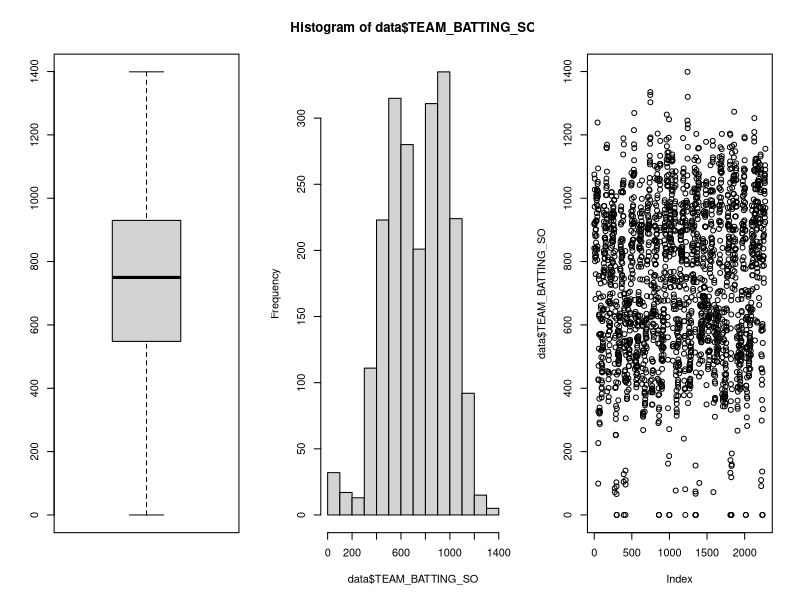
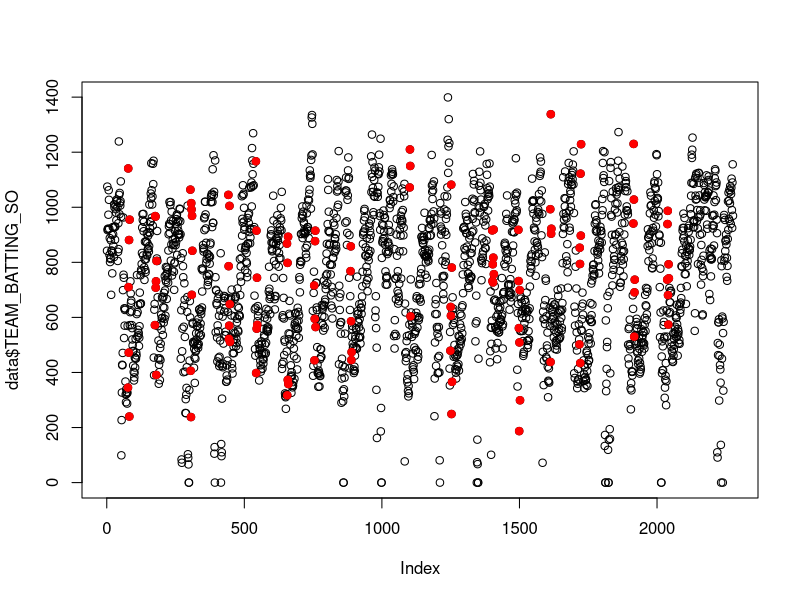
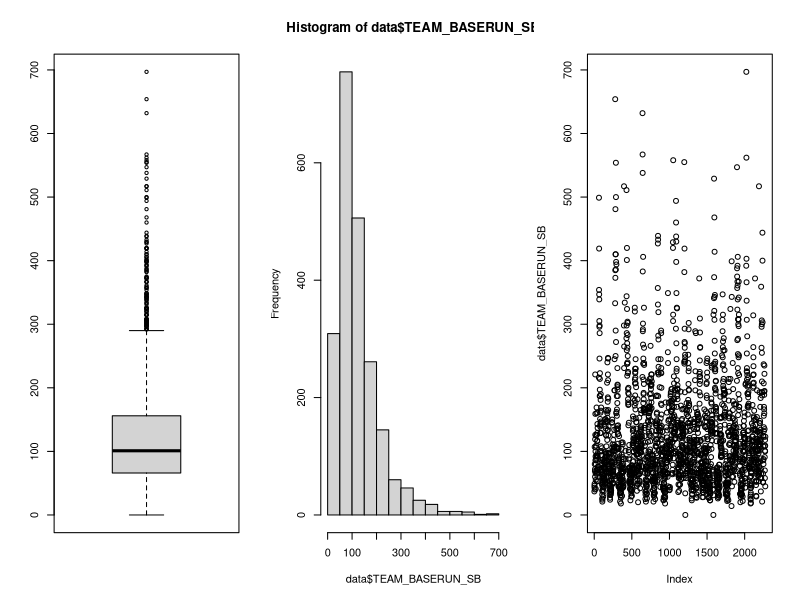
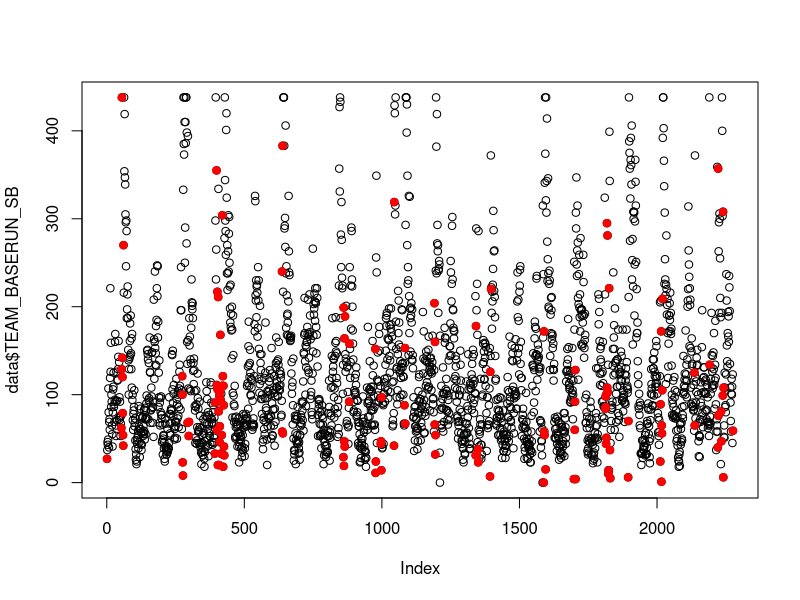
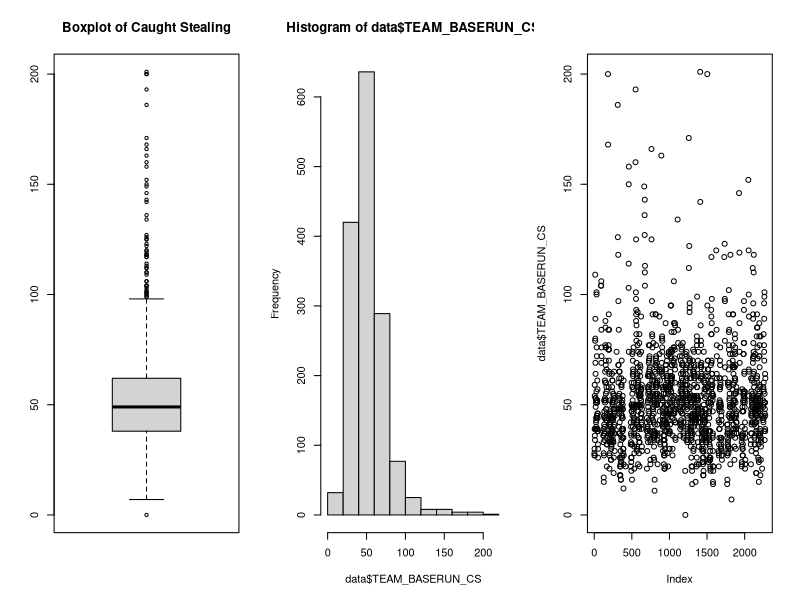
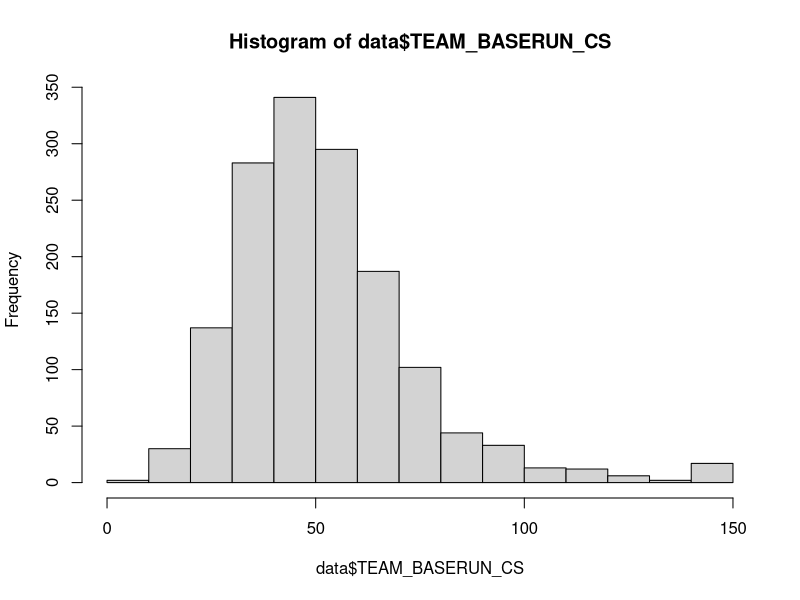
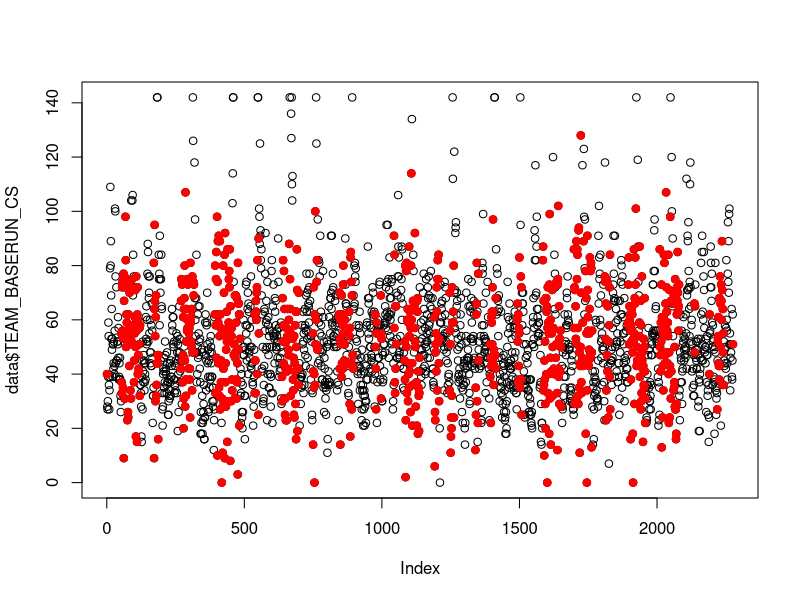
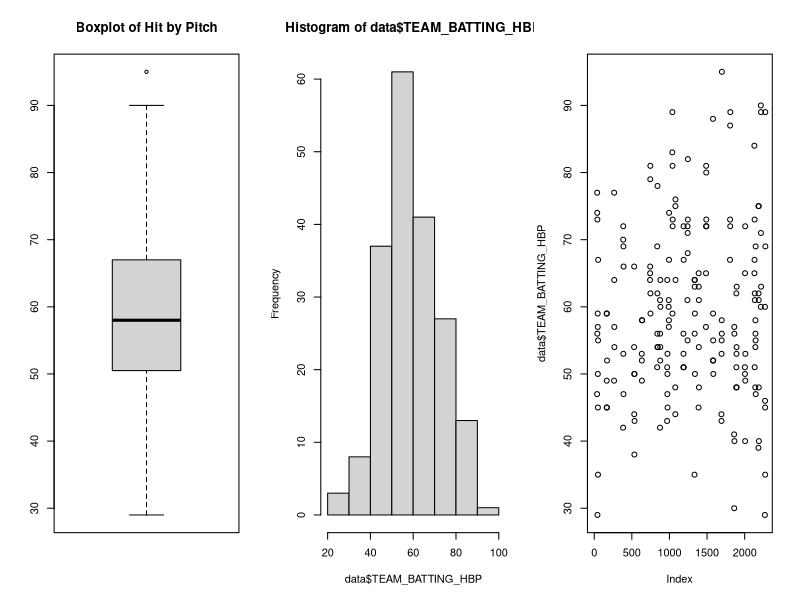

Here is the R script that generated these plots, in order:
# Title     : Module 1: Data Preparation
# Created by: Jason Merten
# Created on: 1/16/2021

setwd('C:/Users/jmert/Documents/W&M/BUAD5122/M1')
data <- read.csv('buad5122-m1-moneyball-data.csv')
data$INDEX <- as.factor(data$INDEX)
data[2:16] <- sapply(data[2:16],as.numeric)
row.names(data) <- data$INDEX
str(data)

# There are 6 columns with NA values
# BATTING_SO, BASERUN_SB, BASERUN_CS, BATTING_HBP, PITCHING_SO, and FIELDING_DP
summary(data)

# Batting Strikeouts; contains 102 NA values (4%)
par(mfrow=c(1,3))
boxplot(data$TEAM_BATTING_SO); hist(data$TEAM_BATTING_SO); plot(data$TEAM_BATTING_SO)
summary(data$TEAM_BATTING_SO)
# No extreme outliers, data looks to follow a normal distribution
data$flag_TEAM_BATTING_SO <- as.factor(ifelse(is.na(data$TEAM_BATTING_SO),1,0))
data$TEAM_BATTING_SO[is.na(data$TEAM_BATTING_SO)] <- as.integer(rnorm(length(data$TEAM_BATTING_SO[is.na(data$TEAM_BATTING_SO)]),mean(data$TEAM_BATTING_SO, na.rm=TRUE),sd(data$TEAM_BATTING_SO,na.rm=TRUE)))
par(mfrow=c(1,1))
plot(data$TEAM_BATTING_SO); points(x=data$INDEX[data$flag_TEAM_BATTING_SO == 1],y=data$TEAM_BATTING_SO[data$flag_TEAM_BATTING_SO == 1],pch=19,col='red')
summary(data$TEAM_BATTING_SO)  # no NA values

# Stolen Bases; contains 131 NA values (~6%)
par(mfrow=c(1,3))
boxplot(data$TEAM_BASERUN_SB); hist(data$TEAM_BASERUN_SB); plot(data$TEAM_BASERUN_SB)
summary(data$TEAM_BASERUN_SB)
# Large amount of outliers outside the 99th quantile (22)
table(data$TEAM_BASERUN_SB > quantile(data$TEAM_BASERUN_SB,.99,na.rm=TRUE))
outlier <- as.integer(quantile(data$TEAM_BASERUN_SB,.99,na.rm=TRUE))
# Based on the histogram, the data looks to fit a gamma distribution
data$flag_TEAM_BASERUN_SB <- as.factor(ifelse(is.na(data$TEAM_BASERUN_SB),1,0))
data$TEAM_BASERUN_SB[is.na(data$TEAM_BASERUN_SB)] <- as.integer(rgamma(length(data$TEAM_BASERUN_SB[is.na(data$TEAM_BASERUN_SB)]),1.25,.012))
# Handle outliers first and then determine the distribution
data$outlier_TEAM_BASERUN_SB <- as.factor(ifelse(data$TEAM_BASERUN_SB > outlier,1,0))
data$TEAM_BASERUN_SB[data$TEAM_BASERUN_SB > quantile(data$TEAM_BASERUN_SB,.99,na.rm=TRUE)] <- outlier
# Determine distribution
par(mfrow=c(1,1))
plot(data$TEAM_BASERUN_SB); points(x=data$INDEX[data$flag_TEAM_BASERUN_SB==1],y=data$TEAM_BASERUN_SB[data$flag_TEAM_BASERUN_SB == 1],pch=19,col='red')
summary(data$TEAM_BASERUN_SB)  # no NA values

# Caught Stealing
# Suggest removing this column, there are 772 missing values (33.9%)
par(mfrow=c(1,3))
boxplot(data$TEAM_BASERUN_CS, main='Boxplot of Caught Stealing'); hist(data$TEAM_BASERUN_CS); plot(data$TEAM_BASERUN_CS)
summary(data$TEAM_BASERUN_CS)
# Handle outliers first to understand the distribution
data$outlier_TEAM_BASERUN_CS <- as.factor(ifelse(data$TEAM_BASERUN_CS > quantile(data$TEAM_BASERUN_CS,.99,na.rm=TRUE),1,0))
data$outlier_TEAM_BASERUN_CS[is.na(data$outlier_TEAM_BASERUN_CS)==TRUE] <- 0  # replace any NA outlier variable as 0
data$TEAM_BASERUN_CS[data$TEAM_BASERUN_CS > quantile(data$TEAM_BASERUN_CS,.99,na.rm=TRUE)] <- as.integer(quantile(data$TEAM_BASERUN_CS,.99,na.rm=TRUE))
par(mfrow=c(1,1))
hist(data$TEAM_BASERUN_CS)
# Data looks to mostly follow a normal distribution with the exception of the transformed outliers
data$flag_TEAM_BASERUN_CS <- as.factor(ifelse(is.na(data$TEAM_BASERUN_CS),1,0))
data$TEAM_BASERUN_CS[is.na(data$TEAM_BASERUN_CS)] <- as.integer(rnorm(length(data$TEAM_BASERUN_CS[is.na(data$TEAM_BASERUN_CS)]), mean(data$TEAM_BASERUN_CS,na.rm=TRUE),sd(data$TEAM_BASERUN_CS,na.rm=TRUE)))
data$TEAM_BASERUN_CS <- ifelse(data$TEAM_BASERUN_CS < 0,0,data$TEAM_BASERUN_CS) # change any value less than 0 to 0
plot(data$TEAM_BASERUN_CS); points(x=data$INDEX[data$flag_TEAM_BASERUN_CS==1],y=data$TEAM_BASERUN_CS[data$flag_TEAM_BASERUN_CS==1],pch=19,col='red')
summary(data$TEAM_BASERUN_CS)  # no NA values

# Hit by Pitch
# Would recommend removing this column because there are 2085 missing values (91%)
par(mfrow=c(1,3))
boxplot(data$TEAM_BATTING_HBP, main='Boxplot of Hit by Pitch'); hist(data$TEAM_BATTING_HBP); plot(data$TEAM_BATTING_HBP)
summary(data$TEAM_BATTING_HBP)
par(mfrow=c(1,1))
data$flag_TEAM_BATTING_HBP <- as.factor(ifelse(is.na(data$TEAM_BATTING_HBP),1,0))
data$TEAM_BATTING_HBP[is.na(data$TEAM_BATTING_HBP)] <- as.integer(rnorm(length(data$TEAM_BATTING_HBP[is.na(data$TEAM_BATTING_HBP)]),mean(data$TEAM_BATTING_HBP,na.rm=TRUE),sd(data$TEAM_BATTING_HBP,na.rm=TRUE)))
plot(data$TEAM_BATTING_HBP); points(x=data$INDEX[data$flag_TEAM_BATTING_HBP==1],y=data$TEAM_BATTING_HBP[data$flag_TEAM_BATTING_HBP==1],pch=19,col='red')
summary(data$TEAM_BATTING_HBP)  # no NA values

# Pitching Strikeouts; contains 102 NA values (~5%)
par(mfrow=c(1,3))
boxplot(data$TEAM_PITCHING_SO, main='Boxplot of Pitching Strikeouts'); hist(data$TEAM_PITCHING_SO); plot(data$TEAM_PITCHING_SO)
summary(data$TEAM_PITCHING_SO)
par(mfrow=c(1,1))
# There are extreme outliers in this data set (22 greater than 99th quantile)
table(data$TEAM_PITCHING_SO > quantile(data$TEAM_PITCHING_SO,.99,na.rm=TRUE))
# Handle outliers first, then see if there's a distribution
data$outlier_TEAM_PITCHING_SO <- as.factor(ifelse(data$TEAM_PITCHING_SO > quantile(data$TEAM_PITCHING_SO,.99,na.rm=TRUE),1,0))
data$outlier_TEAM_PITCHING_SO[is.na(data$outlier_TEAM_PITCHING_SO)==TRUE] <- 0  # replace any NA outlier variable as 0
data$TEAM_PITCHING_SO[data$TEAM_PITCHING_SO > quantile(data$TEAM_PITCHING_SO,.99,na.rm=TRUE)] <- as.integer(quantile(data$TEAM_PITCHING_SO,.99,na.rm=TRUE))
hist(data$TEAM_PITCHING_SO)
summary(data$TEAM_PITCHING_SO)
# Data looks to follow a normal distribution
data$flag_TEAM_PITCHING_SO <- as.factor(ifelse(is.na(data$TEAM_PITCHING_SO),1,0))
data$TEAM_PITCHING_SO[is.na(data$TEAM_PITCHING_SO)] <- as.integer(rnorm(length(data$TEAM_PITCHING_SO[data$flag_TEAM_PITCHING_SO==1]),mean(data$TEAM_PITCHING_SO,na.rm=TRUE),sd(data$TEAM_PITCHING_SO,na.rm=TRUE)))
plot(data$TEAM_PITCHING_SO); points(x=data$INDEX[data$flag_TEAM_PITCHING_SO==1],y=data$TEAM_PITCHING_SO[data$flag_TEAM_PITCHING_SO==1],pch=19,col='red')
summary(data$TEAM_PITCHING_SO)  # no NA values

# Fielding Double Plays; contains 286 NA values (~10%)
par(mfrow=c(1,3))
boxplot(data$TEAM_FIELDING_DP, main='Boxplot of Double Plays'); hist(data$TEAM_FIELDING_DP); plot(data$TEAM_FIELDING_DP)
summary(data$TEAM_FIELDING_DP)
# No apparent significant outliers
# Data looks to be following a normal distribution
par(mfrow=c(1,1))
data$flag_TEAM_FIELDING_DP <- as.factor(ifelse(is.na(data$TEAM_FIELDING_DP),1,0))
data$TEAM_FIELDING_DP[is.na(data$TEAM_FIELDING_DP)] <- as.integer(rnorm(length(data$TEAM_FIELDING_DP[data$flag_TEAM_FIELDING_DP==1]),mean(data$TEAM_FIELDING_DP,na.rm=TRUE),sd(data$TEAM_FIELDING_DP,na.rm=TRUE)))
plot(data$TEAM_FIELDING_DP); points(x=data$INDEX[data$flag_TEAM_FIELDING_DP==1],y=data$TEAM_FIELDING_DP[data$flag_TEAM_FIELDING_DP==1],pch=19,col='red')
summary(data$TEAM_FIELDING_DP)  # no NA values

# Write data to a csv
write.csv(data,'merten_moneyball_final.csv')